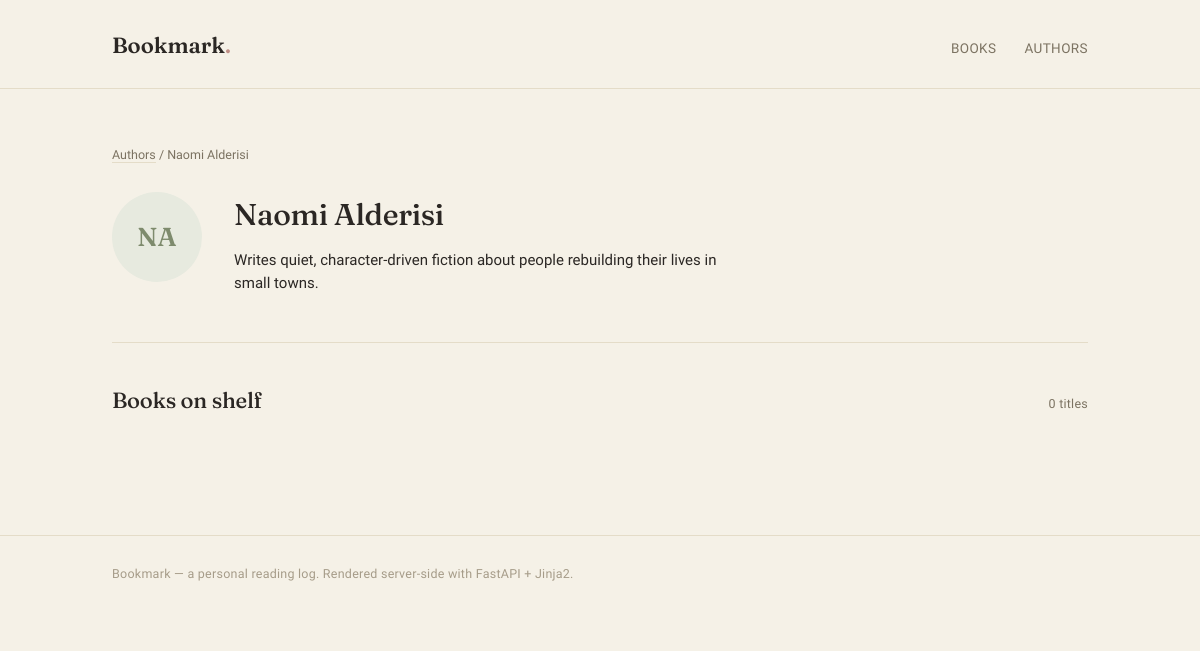
Screenshot of /authors/1 with the database file from the repository.
### models.py (models this page shows)
class Author(Base):
    __tablename__ = "authors"
    id: Mapped[int] = mapped_column(primary_key=True, index=True)
    name: Mapped[str] = mapped_column(String(100), nullable=False)
    bio: Mapped[str | None] = mapped_column(String(500), nullable=True)
    initials: Mapped[str | None] = mapped_column(String(10), nullable=True)
    books: Mapped[list["Book"]] = relationship(back_populates="author", cascade="all, delete-orphan")

### main.py (the view)
@app.get("/authors/{author_id}", include_in_schema=False)
def get_author(request: Request, author_id: int, db: Annotated[Session, Depends(get_db)]):
    result = db.execute(
        select(models.Author).where(models.Author.id == author_id)
    )
    author = result.scalars().first()
    if not author:
        raise HTTPException(status_code=status.HTTP_404_NOT_FOUND, detail="Author not found.")
    result = db.execute(
        select(models.Book).where(models.Book.author_id == author_id)
    )
    books = result.scalars().all()
    return templates.TemplateResponse(
        request,
        "author.html",
        {"author": author, "books": books}
    )

### templates/author.html (shortened to what this page needs)
{% extends "base.html" %}
{% block content %}
{% set genre_tone = {
  'Fiction': 'sage',
  'Historical Fiction': 'ochre',
  'Poetry': 'rose',
  'Essays': 'rose',
  'Nonfiction': 'slate',
  'Fantasy': 'plum'
} %}
<div class="wrap">
  <div class="breadcrumb"><a href="{{ url_for('authors_page') }}">Authors</a> / {{ author.name }}</div>
  <div class="detail-head" style="grid-template-columns: 90px 1fr;">
    <span class="avatar" style="width:90px; height:90px; font-size:26px;">{{ author.initials }}</span>
    <div>
      <h1>{{ author.name }}</h1>
      <p class="desc" style="margin-top:10px;">{{ author.bio }}</p>
    </div>
  </div>
  <div class="section-head" style="margin-top:40px;">
    <h2>Books on shelf</h2>
    <span class="count-tag">{{ books|length }} title{{ "" if books|length == 1 else "s" }}</span>
  </div>
</div>
{% endblock %}

### static/css/style.css (style rules this page uses)
:root { --ivory: #F5F1E7; --paper: #FBF8F2; --ink: #2B2724; --taupe: #7C7362; --taupe-light: #A69C89; --line: #E4DCC8; --sage: #7E8B6D; --sage-soft: #E7EADF; --rose: #C08F86; --rose-soft: #F3E3DF; --ochre: #B08A45; --ochre-soft: #EFE4CD; --slate: #6E7C8C; --slate-soft: #E1E6EA; --plum: #8B6E82; --plum-soft: #EBE0E7; --radius: 3px; --shadow: 0 1px 2px rgba(43, 39, 36, 0.05), 0 8px 24px -12px rgba(43, 39, 36, 0.12); }
* { box-sizing: border-box; }
html { scroll-behavior: smooth; }
body { margin: 0; background: var(--ivory); color: var(--ink); font-family: 'Work Sans', sans-serif; font-size: 15px; line-height: 1.55; -webkit-font-smoothing: antialiased; }
h1, h2, h3, .display { font-family: 'Fraunces', serif; font-weight: 500; letter-spacing: -0.01em; margin: 0; }
a { color: inherit; text-decoration: none; }
.wrap { max-width: 1040px; margin: 0 auto; padding: 0 32px; }
.section-head { display: flex; align-items: baseline; justify-content: space-between; margin-bottom: 22px; }
.section-head h2 { font-size: 22px; }
.count-tag { font-size: 12.5px; color: var(--taupe); letter-spacing: 0.02em; }
.avatar { width: 46px; height: 46px; border-radius: 50%; background: var(--sage-soft); color: var(--sage); display: flex; align-items: center; justify-content: center; font-family: 'Fraunces', serif; font-weight: 600; font-size: 15px; flex: 0 0 auto; }
.breadcrumb { font-size: 12.5px; color: var(--taupe); margin-bottom: 28px; }
.breadcrumb a { border-bottom: 1px solid var(--line); }
.detail-head { display: grid; grid-template-columns: 150px 1fr; gap: 32px; align-items: flex-start; padding-bottom: 32px; border-bottom: 1px solid var(--line); }
.detail-head h1 { font-size: 30px; margin-bottom: 6px; }
.desc { max-width: 60ch; color: var(--ink); font-size: 15px; }

### rows the page displays
Author: name "Naomi Alderisi", initials "NA", bio "Writes quiet, character-driven fiction about people rebuilding their lives in small towns."

### other values shown
{{ books|length }} "0"
{{ "" if books|length == 1 else "s" }} "s"
